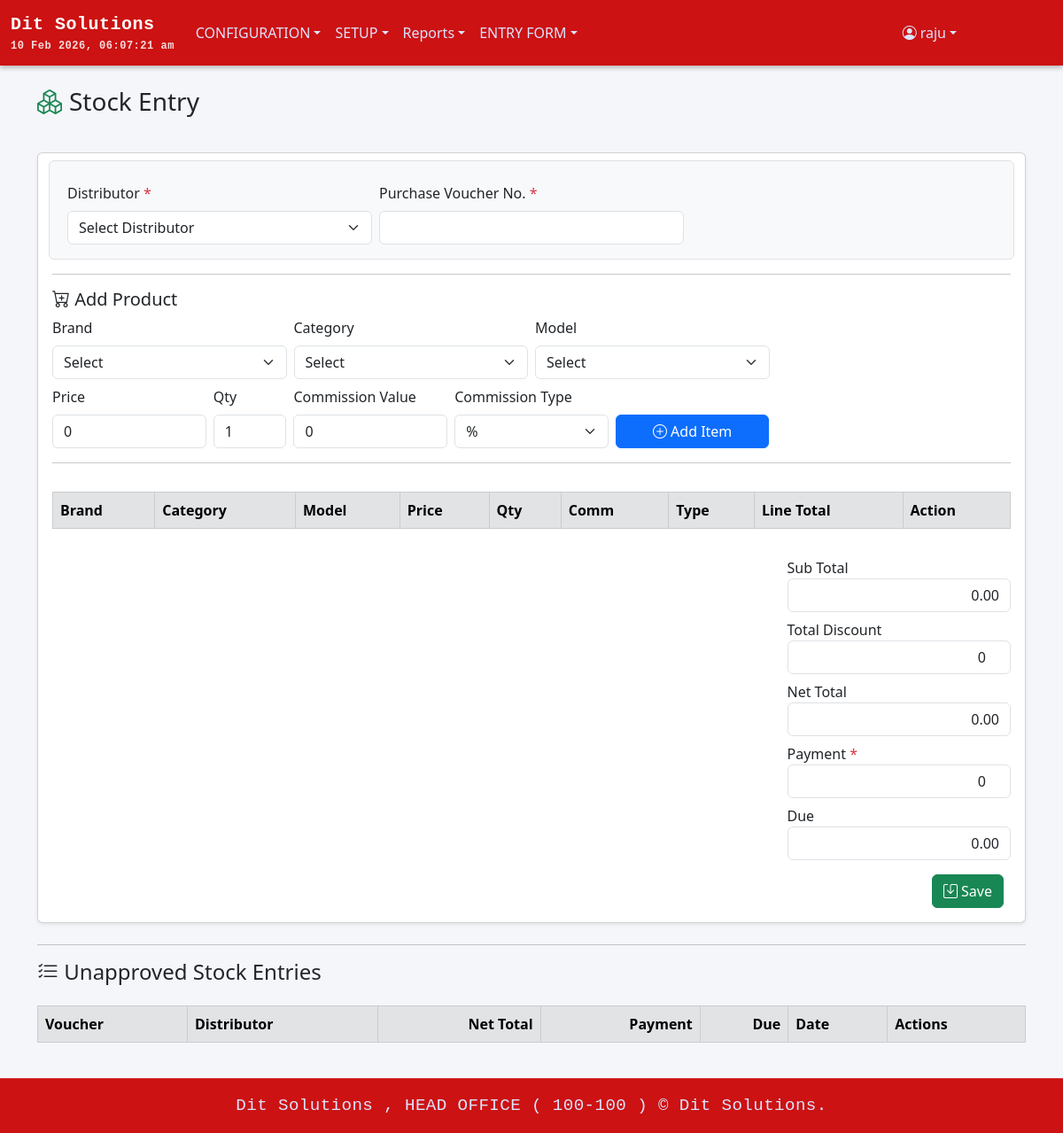
Screenshot of /stock_entry.php (signed in) with the database file from the repository.
### tables this page shows
CREATE TABLE `menu_info` (
  `MENU_ID` int(11) NOT NULL,
  `MENU_NAME` varchar(100) NOT NULL,
  `MENU_LINK` varchar(255) DEFAULT NULL,
  `PARENT_ID` int(11) DEFAULT NULL
);

### stock_entry.php (the view, shortened to what this page needs)
<?php
require 'db.php';
$canInsert  = $_SESSION['user']['can_insert'] ?? 0;
?>
<!DOCTYPE html>
<html lang="en">
<head>
<link href="https://cdn.jsdelivr.net/npm/bootstrap@5.3.0/dist/css/bootstrap.min.css" rel="stylesheet">
<link rel="stylesheet" href="https://cdn.jsdelivr.net/npm/bootstrap-icons@1.11.3/font/bootstrap-icons.min.css">
</head>
<body class="d-flex flex-column min-vh-100">
    <?php include 'header.php'; ?>
<main class="flex-grow-1 container py-4">
    <div class="d-flex justify-content-between align-items-center mb-3">
        <h3 class="d-flex align-items-center mb-4">
    <i class="bi bi-boxes me-2 text-success"></i>
    Stock Entry
</h3>
    </div>
    <?php if($canInsert): ?>
    <div class="card mb-4 shadow-sm">
        <div class="card-body">
            <div class="row g-2 mb-3 border p-3 rounded bg-light">
                <div class="col-md-4">
                    <label class="form-label">Distributor <span class="text-danger">*</span></label>
                    <select id="distributor" class="form-select" required>
                        <option value="">Select Distributor</option>
                    </select>
                </div>
                <div class="col-md-4">
                    <label class="form-label">Purchase Voucher No. <span class="text-danger">*</span></label>
                    <input type="text" id="voucher_ref" class="form-control" required>
                </div>
            </div>
            <hr>
            <h5 class="mt-3"><i class="bi bi-cart-plus"></i> Add Product</h5>
            <div class="row g-2 mb-2">
                <div class="col-md-3">
                    <label class="form-label">Brand</label>
                    <select id="supplier" class="form-select" required>
                        <option value="">Select</option>
                    </select>
                </div>
                <div class="col-md-3">
                    <label class="form-label">Category</label>
                    <select id="category" class="form-select" required>
                        <option value="">Select</option>
                    </select>
                </div>
                <div class="col-md-3">
                    <label class="form-label">Model</label>
                    <select id="model" class="form-select" required>
                        <option value="">Select</option>
                    </select>
                </div>
            </div>
            <div class="row g-2 mb-3">
                <div class="col-md-2">
                    <label class="form-label">Price</label>
                    <input type="number" id="price" class="form-control" step="0.01" min="0" value="0">
                </div>
                <div class="col-md-1">
                    <label class="form-label">Qty</label>
                    <input type="number" id="qty" class="form-control" step="1" min="1" value="1">
                </div>
                <div class="col-md-2">
                    <label class="form-label">Commission Value</label>
                    <input type="number" id="commission" class="form-control" step="0.01" value="0" min="0">
                </div>
                <div class="col-md-2">
                    <label class="form-label">Commission Type</label>
                    <select id="commission_type" class="form-select">
                        <option value="PCT">%</option>
                    </select>
                </div>
                <div class="col-md-2 d-grid align-self-end">
                    <button class="btn btn-primary" id="addRowBtn"><i class="bi bi-plus-circle"></i> Add Item</button>
                </div>
            </div>
            <hr>
            <div class="table-responsive">
                <table class="table table-bordered  mt-3 table-hover border-3" id="entryTable">
        <thead class="table-secondary">
                        <tr>
                            <th>Brand</th><th>Category</th><th>Model</th>
                            <th>Price</th><th>Qty</th><th>Comm</th><th>Type</th><th>Line Total</th><th>Action</th>
                        </tr>
                    </thead>
                </table>
            </div>
            <div class="row mt-3">
                <div class="col-md-3 ms-auto">
                    <label>Sub Total</label>
                    <input type="text" id="sub_total" class="form-control text-end" readonly value="0.00">
                </div>
            </div>
            <div class="row mt-2">
                <div class="col-md-3 ms-auto">
                    <label>Total Discount</label>
                    <input type="number" id="total_discount" class="form-control text-end" step="0.01" value="0">
                </div>
            </div>
            <div class="row mt-2">
                <div class="col-md-3 ms-auto">
                    <label>Net Total</label>
                    <input type="text" id="total" class="form-control text-end" readonly value="0.00">
                </div>
            </div>
            <div class="row mt-2">
                <div class="col-md-3 ms-auto">
                    <label>Payment <span class="text-danger">*</span></label>
                    <input type="number" id="payment" class="form-control text-end" step="0.01" value="0" required>
                </div>
            </div>
            <div class="row mt-2">
                <div class="col-md-3 ms-auto">
                    <label>Due</label>
                    <input type="text" id="due" class="form-control text-end" readonly value="0.00">
                </div>
            </div>
            <div class="text-end mt-3">
                <form id="stockForm" method="post">
                    <button type="submit" class="btn btn-success me-2" id="saveBtn"><i class="bi bi-save"></i> Save</button>
                </form>
            </div>
        </div>
    </div>
    <?php else: ?>
    <div class="alert alert-warning">You do not have permission to insert records.</div>
    <?php endif; ?>
    <hr>
    <h4><i class="bi bi-list-check"></i> Unapproved Stock Entries</h4>
    <div class="table-responsive">
       <table class="table table-bordered  mt-3 table-hover border-3" id="entryTable">
        <thead class="table-secondary">
                <tr>
                    <th>Voucher</th>
                    <th>Distributor</th>
                    <th class="text-end">Net Total</th>
                    <th class="text-end">Payment</th>
                    <th class="text-end">Due</th>
                    <th>Date</th>
                    <th>Actions</th>
                </tr>
            </thead>
        </table>
    </div>
</main>
<?php  include 'footer.php'; ?>
</body>
</html>

### header.php (shortened to what this page needs)
<?php
$loginUserTypeId = $_SESSION['user']['user_type_id'] ?? '';
$loginUserId     = $_SESSION['user']['user_id'] ?? '';
$sqlMenus = "SELECT m.MENU_ID, m.MENU_NAME, m.MENU_LINK, m.PARENT_ID
             FROM menu_info m
             INNER JOIN user_menu_view_permission ump
                 ON m.MENU_ID = ump.MENU_ID
             WHERE ump.USER_TYPE_ID = :user_type_id
               AND ump.CAN_VIEW = true
             ORDER BY m.MENU_ID";
$stmtMenus = $pdo->prepare($sqlMenus);
$stmtMenus->execute(['user_type_id' => $loginUserTypeId]);
$menus = $stmtMenus->fetchAll(PDO::FETCH_ASSOC);
$menuTree = [];
foreach ($menus as $menu) {
    $parentId = $menu['PARENT_ID'] ?: 0;
    $menuTree[$parentId][] = $menu;
}
?>
<!DOCTYPE html>
<html lang="en">
<head>
    <link href="https://cdn.jsdelivr.net/npm/bootstrap@5.3.0/dist/css/bootstrap.min.css" rel="stylesheet">
    <link href="https://cdn.jsdelivr.net/npm/bootstrap-icons@1.10.5/font/bootstrap-icons.css" rel="stylesheet">
</head>
<body>
<nav class="navbar navbar-expand-lg navbar-dark">
    <div class="container-fluid">
       <a class="navbar-brand d-flex flex-column" href="home.php">
    <span>
        <?= htmlspecialchars($_SESSION['user']['org_name'] ?? 'Stock36') ?>
    </span>
    <small id="currentDateTime" style="font-size: 0.75rem; opacity: 0.85;">
    </small>
</a>
        <div class="collapse navbar-collapse" id="navbarContent">
            <ul class="navbar-nav me-auto mb-2 mb-lg-0">
                <?php
                if (isset($menuTree[0])) {
                    foreach ($menuTree[0] as $menu) {
                        $menuId = $menu['MENU_ID'];
                        if (isset($menuTree[$menuId])) {
                            echo '<li class="nav-item dropdown">';
                            echo '<a class="nav-link dropdown-toggle" href="#" role="button" data-bs-toggle="dropdown">'
                                . htmlspecialchars($menu['MENU_NAME']) . '</a>';
                            echo '<ul class="dropdown-menu">';
                            echo '</ul></li>';
                        } else {
                            echo '<li class="nav-item">';
                            echo '<a class="nav-link" href="' . htmlspecialchars($menu['MENU_LINK']) . '">'
                                . htmlspecialchars($menu['MENU_NAME']) . '</a></li>';
                        }
                    }
                }
                ?>
            </ul>
<ul class="navbar-nav ms-auto" style="margin-right: 100px;">
    <li class="nav-item dropdown">
        <a class="nav-link dropdown-toggle d-flex align-items-center" href="#" role="button" data-bs-toggle="dropdown">
            <i class="bi bi-person-circle me-1"></i>
            <?= htmlspecialchars($loginUserId) ?>
        </a>
    </li>
</ul>
        </div>
    </div>
</nav>
</body>
</html>

### header.php (style rules this page uses)
.navbar { background: linear-gradient(90deg, rgb(204, 18, 18) 0%, rgb(204, 18, 18) 100%); box-shadow: 0 2px 6px rgba(0, 0, 0, 0.3); transition: background 0.3s ease; }
.navbar-brand { font-family: "SF Mono", "Roboto Mono", "Menlo", "Consolas", monospace; font-weight: 600; font-size: 1.3rem; color: #ffffff !important; letter-spacing: 0.5px; transition: all 0.3s ease; }
.navbar-nav .nav-link { color: #dbe4ff !important; transition: color 0.3s ease, transform 0.2s ease; }

### footer.php (style rules this page uses)
body { display: flex; flex-direction: column; min-height: 100vh; background-color: #f5f6fa; }

### rows the page displays
menu_info: MENU_NAME "CONFIGURATION"
menu_info: MENU_NAME "SETUP"
menu_info: MENU_NAME "Reports"
menu_info: MENU_NAME "ENTRY FORM"

### other values shown
$_SESSION['user']['org_name'] "Dit Solutions"
$loginUserId "raju"
$_SESSION['user']['branch_name'] "HEAD OFFICE"
$_SESSION['user']['br_code'] "100-100"
